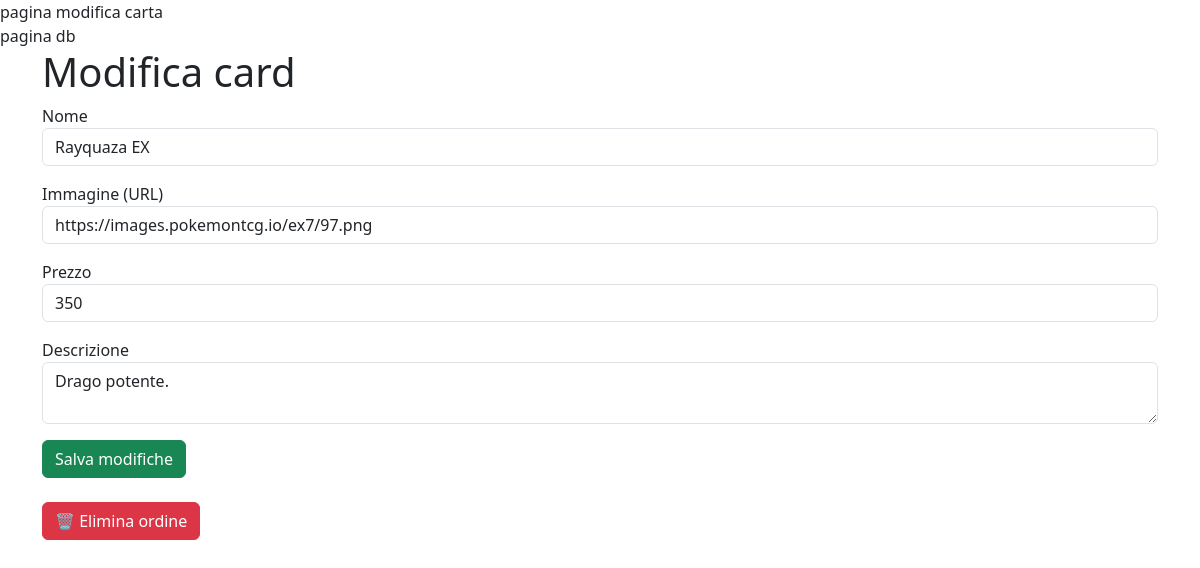
The app's page /app/src/card_edit.php?id=32 with its own data.
### tables this page shows
CREATE TABLE cards (
    id INT AUTO_INCREMENT PRIMARY KEY,
    card_nome VARCHAR(50) NOT NULL,
    card_image VARCHAR(200) ,
    price INT,
    descrizione VARCHAR(200)
  
);

### app/src/card_edit.php (the view, shortened to what this page needs)
<?php
require 'connessione.php';
$id = $_GET['id'] ?? null;
$stmt = $pdo->prepare("SELECT * FROM cards WHERE id = :id");
$stmt->execute([':id' => $id]);
$card = $stmt->fetch();
?>
<!doctype html>
<html>
<head>
    <link href="https://cdn.jsdelivr.net/npm/bootstrap@5.3.3/dist/css/bootstrap.min.css" rel="stylesheet">
</head>
<body>
<div class="container">
    <h1>Modifica card</h1>
    <form method="POST">
        <div class="mb-3">
            <label>Nome</label>
            <input type="text" name="card_nome" class="form-control"
                   value="<?= htmlspecialchars($card['card_nome']) ?>">
        </div>
        <div class="mb-3">
            <label>Immagine (URL)</label>
            <input type="text" name="card_image" class="form-control"
                   value="<?= htmlspecialchars($card['card_image']) ?>">
        </div>
        <div class="mb-3">
            <label>Prezzo</label>
            <input type="number" name="price" class="form-control"
                   value="<?= htmlspecialchars($card['price']) ?>">
        </div>
        <div class="mb-3">
            <label>Descrizione</label>
            <textarea name="descrizione" class="form-control"><?= htmlspecialchars($card['descrizione']) ?></textarea>
        </div>
        <button type="submit" class="btn btn-success">Salva modifiche</button>
        <div class="d-flex justify-content-between mt-4">
    <a href="?id=<?= $card['id'] ?>&delete=<?= $card['id'] ?>"
   class="btn btn-danger"
   onclick="return confirm('Sei sicuro di eliminare questo ordine?')">
   🗑 Elimina ordine
</a>
</div>
    </form>
</div>
</body>
</html>

### records on screen
cards: card_nome "Rayquaza EX", card_image "https://images.pokemontcg.io/ex7/97.png", price "350", descrizione "Drago potente."
